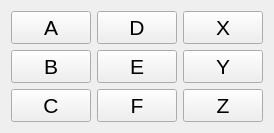
               <widget class="QWidget" name="page_13">
                <layout class="QVBoxLayout" name="verticalLayout_15">
                 <item>
                  <layout class="QGridLayout" name="gridLayout_7">
                   <item row="1" column="1">
                    <widget class="QPushButton" name="pushButton_E">
                     <property name="sizePolicy">
                      <sizepolicy hsizetype="Minimum" vsizetype="Expanding">
                       <horstretch>0</horstretch>
                       <verstretch>0</verstretch>
                      </sizepolicy>
                     </property>
                     <property name="font">
                      <font>
                       <pointsize>16</pointsize>
                      </font>
                     </property>
                     <property name="text">
                      <string>E</string>
                     </property>
                    </widget>
                   </item>
                   <item row="0" column="0">
                    <widget class="QPushButton" name="pushButton_A">
                     <property name="sizePolicy">
                      <sizepolicy hsizetype="Minimum" vsizetype="Expanding">
                       <horstretch>0</horstretch>
                       <verstretch>0</verstretch>
                      </sizepolicy>
                     </property>
                     <property name="font">
                      <font>
                       <pointsize>16</pointsize>
                      </font>
                     </property>
                     <property name="text">
                      <string>A</string>
                     </property>
                    </widget>
                   </item>
                   <item row="1" column="0">
                    <widget class="QPushButton" name="pushButton_B">
                     <property name="sizePolicy">
                      <sizepolicy hsizetype="Minimum" vsizetype="Expanding">
                       <horstretch>0</horstretch>
                       <verstretch>0</verstretch>
                      </sizepolicy>
                     </property>
                     <property name="font">
                      <font>
                       <pointsize>16</pointsize>
                      </font>
                     </property>
                     <property name="text">
                      <string>B</string>
                     </property>
                    </widget>
                   </item>
                   <item row="2" column="1">
                    <widget class="QPushButton" name="pushButton_F">
                     <property name="sizePolicy">
                      <sizepolicy hsizetype="Minimum" vsizetype="Expanding">
                       <horstretch>0</horstretch>
                       <verstretch>0</verstretch>
                      </sizepolicy>
                     </property>
                     <property name="font">
                      <font>
                       <pointsize>16</pointsize>
                      </font>
                     </property>
                     <property name="text">
                      <string>F</string>
                     </property>
                    </widget>
                   </item>
                   <item row="2" column="0">
                    <widget class="QPushButton" name="pushButton_C">
                     <property name="sizePolicy">
                      <sizepolicy hsizetype="Minimum" vsizetype="Expanding">
                       <horstretch>0</horstretch>
                       <verstretch>0</verstretch>
                      </sizepolicy>
                     </property>
                     <property name="font">
                      <font>
                       <pointsize>16</pointsize>
                      </font>
                     </property>
                     <property name="text">
                      <string>C</string>
                     </property>
                    </widget>
                   </item>
                   <item row="0" column="1">
                    <widget class="QPushButton" name="pushButton_D">
                     <property name="sizePolicy">
                      <sizepolicy hsizetype="Minimum" vsizetype="Expanding">
                       <horstretch>0</horstretch>
                       <verstretch>0</verstretch>
                      </sizepolicy>
                     </property>
                     <property name="font">
                      <font>
                       <pointsize>16</pointsize>
                      </font>
                     </property>
                     <property name="text">
                      <string>D</string>
                     </property>
                    </widget>
                   </item>
                   <item row="0" column="2">
                    <widget class="QPushButton" name="pushButton_X">
                     <property name="sizePolicy">
                      <sizepolicy hsizetype="Minimum" vsizetype="Expanding">
                       <horstretch>0</horstretch>
                       <verstretch>0</verstretch>
                      </sizepolicy>
                     </property>
                     <property name="font">
                      <font>
                       <pointsize>16</pointsize>
                      </font>
                     </property>
                     <property name="text">
                      <string>X</string>
                     </property>
                    </widget>
                   </item>
                   <item row="1" column="2">
                    <widget class="QPushButton" name="pushButton_Y">
                     <property name="sizePolicy">
                      <sizepolicy hsizetype="Minimum" vsizetype="Expanding">
                       <horstretch>0</horstretch>
                       <verstretch>0</verstretch>
                      </sizepolicy>
                     </property>
                     <property name="font">
                      <font>
                       <pointsize>16</pointsize>
                      </font>
                     </property>
                     <property name="text">
                      <string>Y</string>
                     </property>
                    </widget>
                   </item>
                   <item row="2" column="2">
                    <widget class="QPushButton" name="pushButton_Z">
                     <property name="sizePolicy">
                      <sizepolicy hsizetype="Minimum" vsizetype="Expanding">
                       <horstretch>0</horstretch>
                       <verstretch>0</verstretch>
                      </sizepolicy>
                     </property>
                     <property name="font">
                      <font>
                       <pointsize>16</pointsize>
                      </font>
                     </property>
                     <property name="text">
                      <string>Z</string>
                     </property>
                    </widget>
                   </item>
                  </layout>
                 </item>
                </layout>
               </widget>
